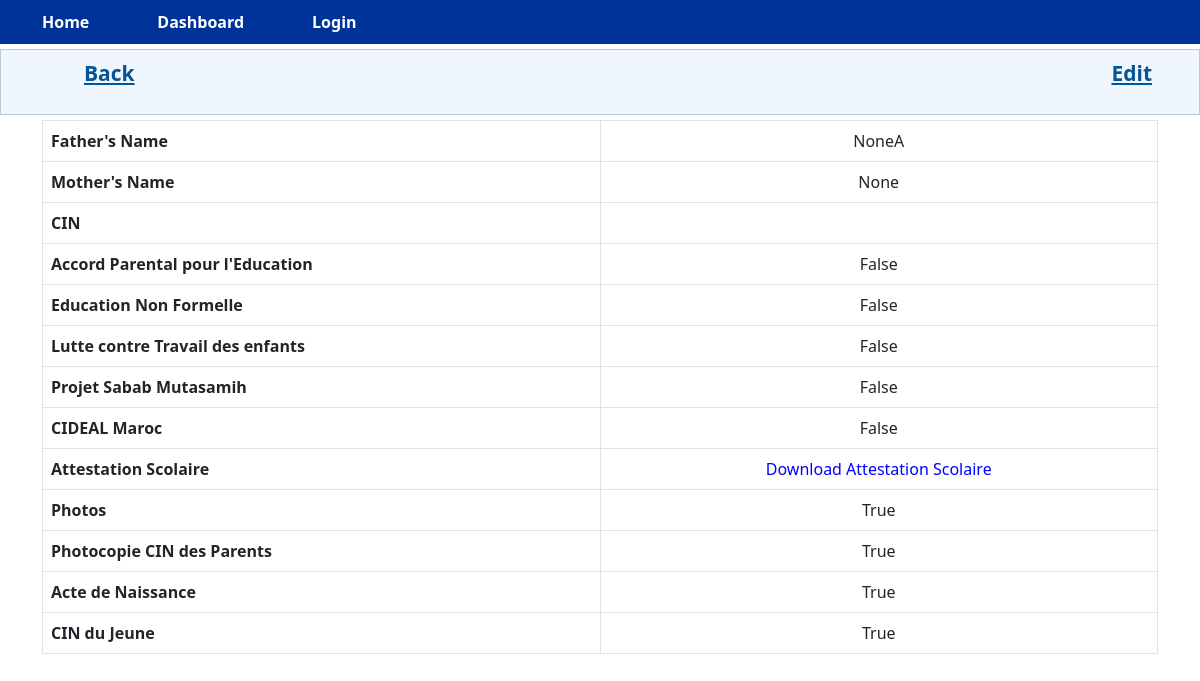
Screenshot of /view_family/1 with the database file from the repository.
### app.py (models this page shows)
class Family(db.Model, UserMixin):
    id = db.Column(db.Integer, primary_key=True)
    pere_name = db.Column(db.String(100), nullable=True)
    maman_name = db.Column(db.String(100), nullable=True)
    cin = db.Column(db.String(20), nullable=True)
    Accord_P_Education_parental = db.Column(db.Boolean, default=False, nullable=True)
    Education_Non_Formelle = db.Column(db.Boolean, default=False, nullable=True)
    lutte_contre_Travail_des_enfants = db.Column(db.Boolean, default=False, nullable=True)
    Projet_Sabab_Mutasamih = db.Column(db.Boolean, default=False, nullable=True)
    CIDEAL_Maroc = db.Column(db.Boolean, default=False, nullable=True)
    Attestation_scolaire = db.Column(db.String(100), nullable=True)
    Photos = db.Column(db.Boolean, default=False, nullable=True)
    photocopie_CIN_parents = db.Column(db.Boolean, default=False, nullable=True)
    Acte_de_naissance = db.Column(db.Boolean, default=False, nullable=True)
    CIN_du_jeune = db.Column(db.Boolean, default=False, nullable=True)
    children_id = db.Column(db.Integer, db.ForeignKey('children.id'))
    child = db.relationship('Children', backref='parent_family')

### app.py (the view)
@app.route('/view_family/<int:child_id>')
def view_family(child_id):
    child = Children.query.get_or_404(child_id)
    family = Family.query.filter_by(children_id=child.id).first()
    form = FamilyForm()
    return render_template('view_family.html', child=child, family=family, form=form)

### templates/view_family.html (shortened to what this page needs)
{% extends 'dashboard.html' %}
{% block page_content %}
<div class="sidenav">
    <ul class="navbar">
        <li class="nav-item"><a href="{{ url_for('view_children', child_id=child.id) }}"> Back </a></li>
        <li class="nav-item"><a href="{{ url_for('edit_family', child_id=child.id) }}">Edit</a></li>
    </ul>
</div>
    {% if family %}
        <div class="container">
          <table class="table table-bordered">
              <tr>
                  <th>Father's Name</th>
                  <td>{{ family.pere_name }}</td>
              </tr>
              <tr>
                  <th>Mother's Name</th>
                  <td>{{ family.maman_name }}</td>
              </tr>
              <tr>
                  <th>CIN</th>
                  <td>{{ family.cin }}</td>
              </tr>
              <tr>
                  <th>Accord Parental pour l'Education</th>
                  <td>{{ family.Accord_P_Education_parental  }}</td>
              </tr>
              <tr>
                  <th>Education Non Formelle</th>
                  <td>{{ family.Education_Non_Formelle  }}</td>
              </tr>
              <tr>
                  <th>Lutte contre Travail des enfants</th>
                  <td>{{ family.lutte_contre_Travail_des_enfants  }}</td>
              </tr>
              <tr>
                  <th>Projet Sabab Mutasamih</th>
                  <td>{{ family.Projet_Sabab_Mutasamih  }}</td>
              </tr>
              <tr>
                  <th>CIDEAL Maroc</th>
                  <td>{{  family.CIDEAL_Maroc  }}</td>
                  <tr>
                    <th>Attestation Scolaire</th>
                    <td>
                        {% if family.Attestation_scolaire %}
                            <a class="download_a" href="{{ family.Attestation_scolaire }}" download>Download Attestation Scolaire</a>
                        {% else %}
                            No file uploaded.
                        {% endif %}
                    </td>
                </tr>
                <th>Photos</th>
                <td>{{family.Photos }}</td>
            </tr>
            <tr>
                <th>Photocopie CIN des Parents</th>
                <td>{{  family.photocopie_CIN_parents  }}</td>
            </tr>
            <tr>
                <th>Acte de Naissance</th>
                <td>{{  family.Acte_de_naissance  }}</td>
            </tr>
            <tr>
                <th>CIN du Jeune</th>
                <td>{{  family.CIN_du_jeune  }}</td>
            </tr>
        </table>
    </div>
{% else %}
    <p>No family information found for {{ child.name }}.</p>
{% endif %}
{% endblock %}

### templates/dashboard.html (shortened to what this page needs)
{% extends 'base.html' %}

### templates/base.html (shortened to what this page needs)
{% extends 'bootstrap/base.html' %}

### templates/bootstrap/base.html (shortened to what this page needs)
<!DOCTYPE html>
<html lang="en">
<head>
    <link rel="stylesheet" href="https://cdnjs.cloudflare.com/ajax/libs/jqueryui/1.12.1/jquery-ui.min.css">
  <link rel="stylesheet" href="https://cdn.jsdelivr.net/npm/bootstrap@5.1.3/dist/css/bootstrap.min.css">
  <link rel="stylesheet" type="text/css" href="{{ url_for('static', filename='css/styles.css') }}">
  <link href="https://maxcdn.bootstrapcdn.com/bootstrap/5.0.0-alpha1/css/bootstrap.min.css" rel="stylesheet">
</head>
<body class="{% block body_class %}{% endblock %}">
  <nav>
    <ul>
      <li><a href="{{ url_for('home') }}">Home</a></li>
      <li><a href="{{ url_for('dashboard') }}">Dashboard</a></li>
      {% if current_user.is_authenticated %}
        <li><a href="{{ url_for('logout') }}">Logout</a></li>
      {% else %}
        <li><a href="{{ url_for('login') }}">Login</a></li>
      {% endif %}
    </ul>
  </nav>
  <main>
    {% block page_content %}{% endblock %}
  </main>
</body>
</html>

### static/css/styles.css (style rules this page uses)
nav { background-color: #003399; color: white; display: flex; justify-content: space-between; align-items: center; padding: 10px; }
nav ul { display: flex; list-style: none; margin: 0; padding: 0; }
nav ul li { margin-right: 20px; }
nav ul li:last-child { margin-right: 0; }
nav ul li a { color: white; text-decoration: none; font-weight: bold; }
ul { list-style: none; display: flex; justify-content: center; align-items: center; }
li { margin: 0 1rem; }
.sidenav { border: 1px solid #b8c9db; background-color: #eff6fd; margin: 5px 0 5px 0; padding: 0; }
.navbar { position: relative; display: flex; flex-wrap: wrap; align-items: center; justify-content: space-between; padding-top: 0.5rem; padding-bottom: 0rem; }
.nav-item { display: inline-block; padding: 0 15px 0 7px; position: relative; }
.nav-item a { color: #065495; font-size: 21px; font-weight: bold; padding-left: 28px; }
table { margin-bottom: 0px; }
a { text-decoration: none; color: #ffffff; padding: 0.5rem 1rem; border-radius: 0.5rem; transition: background-color 0.3s ease; }
table td { width: 50%; text-align: center; }
.table-bordered { width: 70%; }
.download_a { text-decoration: none; color: blue; padding: 0.5rem 1rem; border-radius: 0.5rem; transition: background-color 0.3s ease; }

### rows the page displays
Family: pere_name "NoneA", maman_name "None", Accord_P_Education_parental "False", Education_Non_Formelle "False", lutte_contre_Travail_des_enfants "False", Projet_Sabab_Mutasamih "False", CIDEAL_Maroc "False", Photos "True", photocopie_CIN_parents "True", Acte_de_naissance "True", CIN_du_jeune "True"
